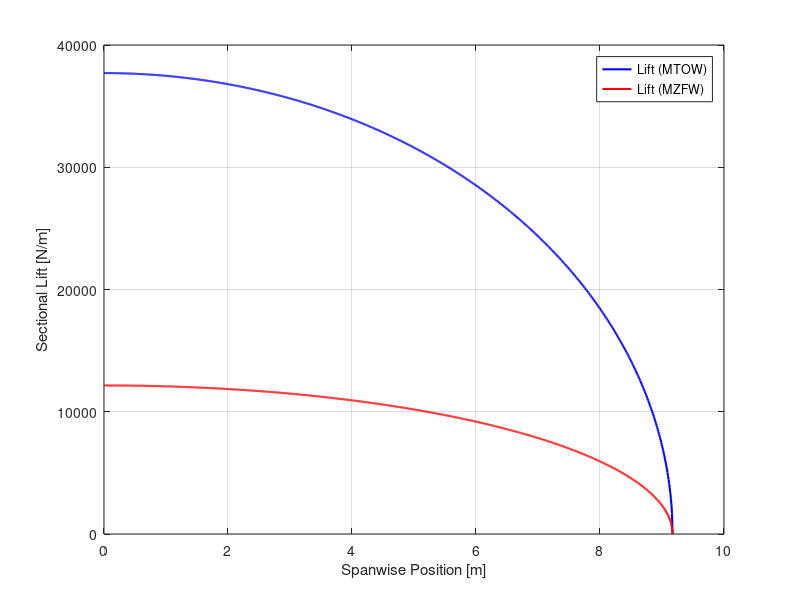
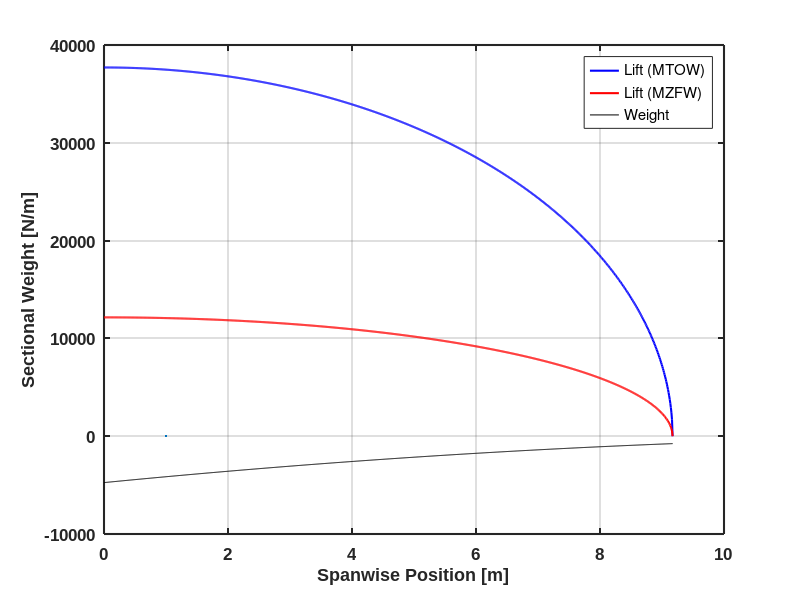
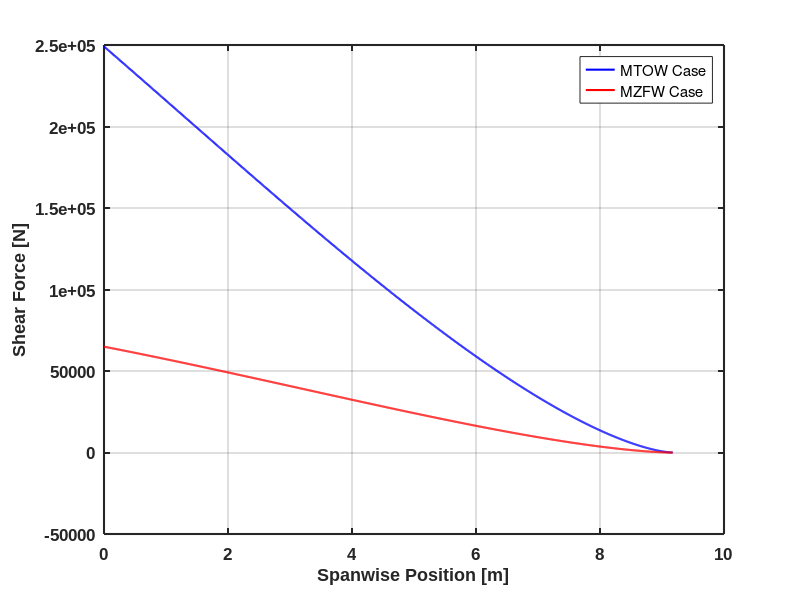
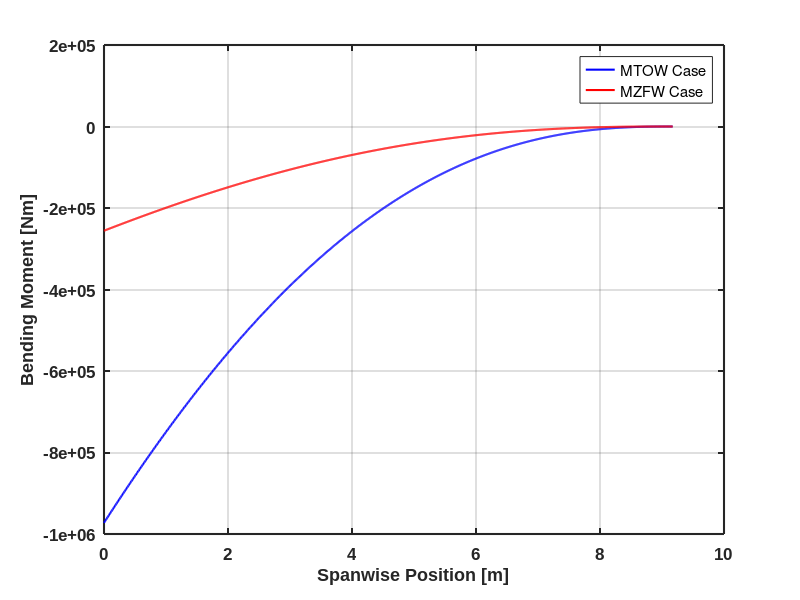

These figures' MATLAB source, in order:
clear
clc
bluez=[0 0 1];
redz=[1 0 0];
greenz=[0 0.75 0];
lilaz=[0.75 0 0.75];
orangz=[1 0.5 0];
colorz={bluez, redz, greenz, orangz, lilaz};

n=1000; % Number of discretisations you want
%% Getting geometries
S_ref = 482;

% Horizontal stabiliser planform dimensions:
S=58; % Reference area in m^2
AR=5.8; % Aspect ratio
lambda=0.4; % Taper ratio
bperp=sqrt(AR*S); % Span (perpendicular to fuselage)
sweep=35.155; % Flexural axis sweep angle of horizontal stabiliser (in degrees)
b=bperp/cosd(sweep); % Length of wing
s=bperp/2; % Semispan of wing
yspan = linspace(0,bperp/2,1000);% Getting spanwise points from root to tip
yroot=0; % Spanwise position at root
ytip=b/2; % Spanwise position at tip (=semispan)
save('yspan_htail', 'yspan')
% Getting distances of wing+h.stab ac and cg of aircraft (in m):
xcg=36;
xcg_zf = 35.6;
xw=35.3;
% Getting chord distribution:
croot=(2*S)/(bperp*(1+lambda)); % Chord at root (in m)
ctip=lambda*croot; % Tip chord in m
c=((ctip-croot)/s).*yspan + croot;
xh=56; % Assuming ac is at 1/4 chord point


%% Getting total lift of horizontal stabilisers

% Idea is that lift from h.stab needs to balance moment from lift of wing
% about CG of aircraft - assume that all lift to balance weight comes from
% the wing and the lift from the h.stab only exists when considering
% moments

% Getting lift from wings:
g=9.81; % Gravitational acceleration
ULF=3.75; % Ultimate load factor (n=1.5*2.5=3.75)
MTOW=353000*g; % MTOW in N
MZFW = 162976*g; %MZFW
Lw=ULF*MTOW; % Lift from wings in N
Lw_zf = ULF*MZFW;

% Getting moment (lever) arms:
leverw=xcg-xw; % Moment arm of wing
leverh=xh-xcg; % Moment arm of horizontal stabiliser

leverw_zf=xcg_zf-xw; % Moment arm of wing
leverh_zf=xh-xcg_zf; % Moment arm of horizontal stabiliser

VD=214.06; % Dive speed (m/s, IAS)
VA = 171.25;
Cm0=-0.131; % Zero lift pitching moment coefficient
M0w=0.5*1.225*VD^2*S_ref*Cm0; % Zero lift pitching moment from wings
M0w_A=0.5*1.225*VA^2*S_ref*Cm0;
% Using moment balance about aircraft CG to find lift from h.stab:
Lh=(Lw*leverw-M0w)/leverh; % Lift of horizontal stabiliser in N
Lh_zf=(Lw_zf*leverw_zf-M0w)/leverh_zf; % Lift of horizontal stabiliser in N

%% Getting lift distribution of horizontal stabiliser

% SINCE SYMMETRICAL, ONLY NEED TO CONSIDER ONE WING:
Lh2=0.5*Lh; % Lift of one horizontal stabiliser in N
Lh2_zf=0.5*Lh_zf;
%s=b/2; % Semispan of horizontal stabilisers

% Assuming elliptical distribution: total lift of one horizontal stabiliser
% is 1/4 of an ellipse so use 1/4 of area of an ellipse and the semi-span
% to find sectional lift at the root:
LSecMax=(4*Lh2)/(pi*s); % in N
LSecMax_zf=(4*Lh2_zf)/(pi*s);

LSec=sqrt((LSecMax^2)*(1-(yspan.^2/s^2))); % Sectional lift at each spanwise point (from equation of an ellipse)
LSec_zf=sqrt((LSecMax_zf^2)*(1-(yspan.^2/s^2)));

%LSec =  LSec_zf;
% Plotting lift distribution
figure
box on
set(findobj(gcf,'type','axes'),'FontName','Arial','FontSize',12,'FontWeight','Bold', 'LineWidth', 1.5);

plot(yspan,LSec,'-b','LineWidth',1.5)
hold on
plot(yspan,LSec_zf,'-r','LineWidth',1.5)
xlabel('Spanwise Position [m]')
ylabel('Sectional Lift [N/m]')
legend('Lift (MTOW)','Lift (MZFW)')
grid on

hold off

lift=trapz(yspan,LSec)
lift2=trapz(yspan,LSec_zf)

%INERTIA
%% Getting inertial load distribution of horizontal stabiliser - LINEAR

% Assume sectional weight varies proportionally to area i.e. chord - will
% give a trapezoidal weight distribution - area of this distribution must
% equal total weight

W=ULF*0.5*1230*g; % Weight of one horizontal stabiliser in N*****

semispan = bperp/2;
S1 = 6.96;
S2 = S1*(lambda)^2;
WingBox_Volume = 1/3*(S1+S2+(S1*S2)^(1/2))*semispan;

Area_Span = (S1*(lambda^2-2*lambda+1))*(yspan./semispan).^2 + (S1*(-2+2*lambda)).*(yspan./semispan) + S1;
WingW_Span = ((W)/WingBox_Volume).*Area_Span;
wSec = WingW_Span;
wSecMax=(2*W)/(s*(ctip/croot + 1))
wSecMin=(ctip/croot)*wSecMax
% % Plotting weight distribution
% figure
% box on
% set(findobj(gcf,'type','axes'),'FontName','Arial','FontSize',12,'FontWeight','Bold','LineWidth', 1.5);
% hold on
% grid on
% plot(yspan,WingW_Span,'r--',LineWidth=1.5)
% xlabel('Spanwise Position [m]')
% ylabel('Sectional Weight [N/m]')
% 
% hold off


figure
box on
set(findobj(gcf,'type','axes'),'FontName','Arial','FontSize',12,'FontWeight','Bold','LineWidth', 1.5);

hold on
plot(yspan,LSec,'-b','LineWidth',1.5)
plot(yspan,LSec_zf,'-r','LineWidth',1.5)
plot(yspan,-WingW_Span,'-k',LineWidth=1.5)
xlabel('Spanwise Position [m]')
ylabel('Sectional Weight [N/m]')
grid on
legend('Lift (MTOW)','Lift (MZFW)','Weight')
%legend('Lift (MTOW)','Weight')
hold off


%% Getting shear force distribution of horizontal stabiliser

% Finding the length of segments dy
dy=yspan(2);

% Taking h.stab as a cantilever beam and taking cut to find shear force (in N/m):
for z=1:length(yspan) % z is spanwise coordinate but starting at the tip
    Shear(z) = dy*sum(LSec(length(LSec)-z+1:length(LSec))) - dy*sum(wSec(length(wSec)-z+1:length(wSec)));
    Shear_zf(z) = dy*sum(LSec_zf(length(LSec_zf)-z+1:length(LSec_zf))) - dy*sum(wSec(length(wSec)-z+1:length(wSec)));
end

% Flipping Shear to a coordinate system which starts from the root
Shear2=flip(Shear);
Shear2_zf=flip(Shear_zf);

% Plotting shear force distribution
figure
box on
set(findobj(gcf,'type','axes'),'FontName','Arial','FontSize',12,'FontWeight','Bold', 'LineWidth', 1.5);
hold on
plot(yspan,Shear2,'-b','LineWidth',1.5)
plot(yspan,Shear2_zf,'-r','LineWidth',1.5)

xlabel('Spanwise Position [m]')
ylabel('Shear Force [N]')
% legend('Load case 1 (MTOW)','Load Case 1 (MZFW)')
legend('MTOW Case','MZFW Case')
grid on
%ylim([0,10000]);
hold off


%% Save shear force distributions to a MAT file
save('shear_force_htail.mat','Shear2','Shear2_zf','yspan')



%% Getting bending moment distribution of horizontal stabiliser - LINEAR

% Cantilever beam analysis but convert lift and weight distributions into
% point forces at centroids of 1/4 ellipse and trapezium respectively

for i=1:length(yspan) % Spanwise coordinate starting from tip
    BeamLift = dy*sum(LSec(length(LSec)-i+1:length(LSec))); % Finding total lift up to section currently considering
    BeamLift_zf = dy*sum(LSec_zf(length(LSec_zf)-i+1:length(LSec_zf)));
    BeamWeight = dy*sum(wSec(length(wSec)-i+1:length(wSec))); % Finding total weight up to section currently considering
    currentw = wSec(length(wSec)-i+1); % Finding sectional weight at the cut (needed for finding centroid of trapezium so it finds its way into moment equation)
    % Moment due to lift:
    MLift=(4/(3*pi))*BeamLift*(yspan(length(yspan))-yspan(length(yspan)-i+1));
    MLift_zf=(4/(3*pi))*BeamLift_zf*(yspan(length(yspan))-yspan(length(yspan)-i+1));
    % Moment due to weight:
    MWeight=((2*wSecMin+currentw)/(3*(wSecMin +currentw)))*BeamWeight*(yspan(length(yspan))-yspan(length(yspan)-i+1));
    % Bending Moment:
    BM(i)=MWeight - MLift;
    BM_zf(i)=MWeight - MLift_zf;
end

% Flipping BM to a coordinate system which starts from the root:
BM2=flip(BM);
% BM2=abs(BM2);

BM2_zf=flip(BM_zf);
% BM2_zf=abs(BM2_zf);

% Plotting bending moment distribution
figure
box on
set(findobj(gcf,'type','axes'),'FontName','Arial','FontSize',12,'FontWeight','Bold', 'LineWidth', 1.5);
hold on
grid on
plot(yspan,BM2,'-b','LineWidth',1.5)
plot(yspan,BM2_zf,'-r','LineWidth',1.5)
xlabel('Spanwise Position [m]')
ylabel('Bending Moment [Nm]')
legend('MTOW Case','MZFW Case')
hold off

save("bm_htail", "BM2_zf")

%% Getting torque distribution of horizontal stabiliser

% T=La + nWb - M0, M0=0 for horizontal stabilisers since symmetrical airfoil

% Assumptions for location of aerodynamic centre, CG etc. - kept as
% variables so we can change later if we want/need to:
% AS A FRACTION OF CHORD LENGTH:
AC=0.25; % Aerodynamic centre
FA=0.45; % Flexural analysis
CG=0.391809984147464; % CG

% Finding torque distribution:
for i=1:length(yspan)
    SectionLiftMoment(i)=LSec(length(LSec)-i+1)*((FA-AC)*c(length(c)-i+1)); % Finding contribution of lift to torque of section
    SectionLiftMoment_zf(i)=LSec_zf(length(LSec)-i+1)*((FA-AC)*c(length(c)-i+1));
    SectionWeightMoment(i)=wSec(length(wSec)-i+1)*((CG-FA)*c(length(c)-i+1)); % Finding contribution of weight to torque of section
    TorqueSec(i)=SectionLiftMoment(i)+SectionWeightMoment(i); % Finding sectional torque
    Torque(i)= dy*sum(TorqueSec(length(TorqueSec)-i+1:length(TorqueSec))); % Finding torque at each section
    TorqueSec_zf(i)=SectionLiftMoment_zf(i)+SectionWeightMoment(i); % Finding sectional torque
    Torque_zf(i)= dy*sum(TorqueSec_zf(length(TorqueSec_zf)-i+1:length(TorqueSec_zf))); % Finding torque at each section
end

% Flipping to a coordinate system which starts from the root:
Torque2=flip(Torque);
Torque2_zf=flip(Torque_zf);

% Plotting torque distribution:
figure
box on
set(findobj(gcf,'type','axes'),'FontName','Arial','FontSize',12,'FontWeight','Bold', 'LineWidth', 1.5);
hold on
grid on
plot(yspan,Torque2,'-b','LineWidth',1.5)
plot(yspan,Torque2_zf,'-r','LineWidth',1.5)
xlabel('Spanwise Position [m]')
ylabel('Torque [Nm]')
ylim([0,200000])
xlim([0,10])
legend('MTOW Case','MZFW Case')
hold off
